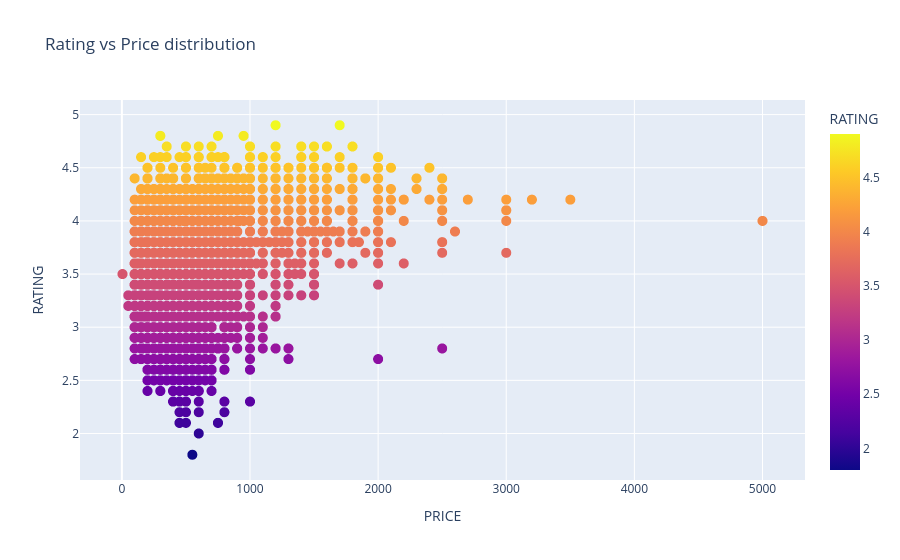

Here is the notebook cell this chart was saved with:
### Code cell
#scatter plot for rate vs price distribution
rating_price_df = df[['PRICE', 'RATING', 'REGION', 'CUSINE_CATEGORY']].dropna()

secondscatterfig = px.scatter(rating_price_df, x="PRICE", y="RATING", color="RATING",size='RATING',hover_data=['REGION','CUSINE_CATEGORY'],title='Rating vs Price distribution').update_traces(marker_size=10)
secondscatterfig.show()

### Figure 1 — Plotly figure (JSON) as saved in the notebook; plotly's stock layout.template omitted (floating-point values rounded to 4 significant figures; data arrays with more than 128 entries replaced by an {"elided": "..."} marker saying what was removed)
{"data": [{"customdata": {"elided": "10766x2 str values"}, "hovertemplate": "PRICE=%{x}<br>RATING=%{marker.color}<br>REGION=%{customdata[0]}<br>CUSINE_CATEGORY=%{customdata[1]}<extra></extra>", "legendgroup": "", "marker": {"color": {"elided": "10766 float values"}, "coloraxis": "coloraxis", "size": 10, "sizemode": "area", "sizeref": 0.01225, "symbol": "circle"}, "mode": "markers", "name": "", "showlegend": false, "type": "scattergl", "x": {"elided": "10766 int values"}, "xaxis": "x", "y": {"elided": "10766 float values"}, "yaxis": "y"}], "layout": {"coloraxis": {"colorbar": {"title": {"text": "RATING"}}, "colorscale": [[0, "#0d0887"], [0.1111, "#46039f"], [0.2222, "#7201a8"], [0.3333, "#9c179e"], [0.4444, "#bd3786"], [0.5556, "#d8576b"], [0.6667, "#ed7953"], [0.7778, "#fb9f3a"], [0.8889, "#fdca26"], [1, "#f0f921"]]}, "legend": {"itemsizing": "constant", "tracegroupgap": 0}, "title": {"text": "Rating vs Price distribution"}, "xaxis": {"anchor": "y", "domain": [0, 1], "title": {"text": "PRICE"}}, "yaxis": {"anchor": "x", "domain": [0, 1], "title": {"text": "RATING"}}}}
